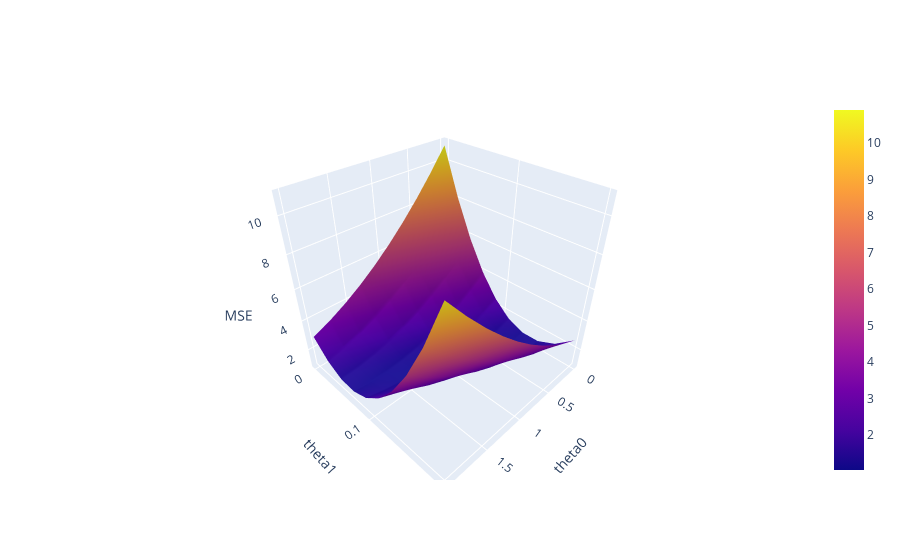

Here is the notebook cell this chart was saved with:
### Code cell
import plotly.graph_objects as go

uvalues = np.linspace(0, 2, 10)
vvalues = np.linspace(0, 0.2, 10)
(u,v) = np.meshgrid(uvalues, vvalues)
thetas = np.vstack((u.flatten(),v.flatten()))

def mse_loss_single_arg(theta):
    return mse_loss(theta, X, y_obs)

MSE = np.array([mse_loss_single_arg(t) for t in thetas.T])

loss_surface = go.Surface(x=u, y=v, z=np.reshape(MSE, u.shape))

ind = np.argmin(MSE)
optimal_point = go.Scatter3d(name = "Optimal Point",
    x = [thetas.T[ind,0]], y = [thetas.T[ind,1]], 
    z = [MSE[ind]],
    marker=dict(size=10, color="red"))

fig = go.Figure(data=[loss_surface, optimal_point])
fig.update_layout(scene = dict(
    xaxis_title = "theta0",
    yaxis_title = "theta1",
    zaxis_title = "MSE"))
fig.show()
